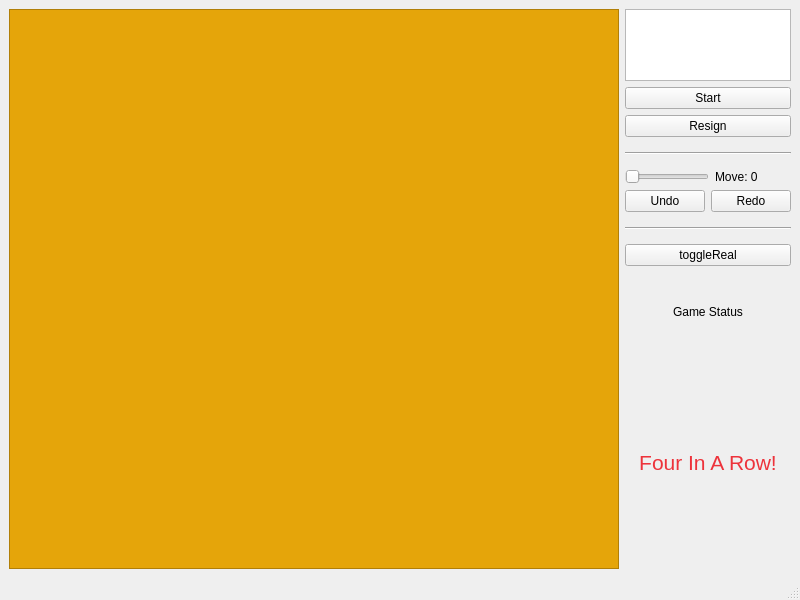
<?xml version="1.0" encoding="UTF-8"?>
<ui version="4.0">
 <class>MainWindow</class>
 <widget class="QMainWindow" name="MainWindow">
  <property name="geometry">
   <rect>
    <x>0</x>
    <y>0</y>
    <width>800</width>
    <height>600</height>
   </rect>
  </property>
  <property name="windowTitle">
   <string>MainWindow</string>
  </property>
  <widget class="QWidget" name="centralwidget">
   <layout class="QHBoxLayout" name="horizontalLayout_3">
    <item>
     <widget class="QGraphicsView" name="chess_board">
      <property name="styleSheet">
       <string notr="true">background:rgb(229, 165, 10)</string>
      </property>
     </widget>
    </item>
    <item>
     <layout class="QVBoxLayout" name="verticalLayout">
      <item>
       <widget class="QGraphicsView" name="turnView">
        <property name="sizePolicy">
         <sizepolicy hsizetype="Preferred" vsizetype="Preferred">
          <horstretch>0</horstretch>
          <verstretch>0</verstretch>
         </sizepolicy>
        </property>
        <property name="sizeAdjustPolicy">
         <enum>QAbstractScrollArea::SizeAdjustPolicy::AdjustToContents</enum>
        </property>
       </widget>
      </item>
      <item>
       <widget class="QPushButton" name="start_button">
        <property name="sizePolicy">
         <sizepolicy hsizetype="Minimum" vsizetype="Preferred">
          <horstretch>0</horstretch>
          <verstretch>0</verstretch>
         </sizepolicy>
        </property>
        <property name="text">
         <string>Start</string>
        </property>
        <property name="iconSize">
         <size>
          <width>16</width>
          <height>16</height>
         </size>
        </property>
       </widget>
      </item>
      <item>
       <widget class="QPushButton" name="resign_button">
        <property name="sizePolicy">
         <sizepolicy hsizetype="Minimum" vsizetype="Preferred">
          <horstretch>0</horstretch>
          <verstretch>0</verstretch>
         </sizepolicy>
        </property>
        <property name="text">
         <string>Resign</string>
        </property>
       </widget>
      </item>
      <item>
       <widget class="Line" name="line_2">
        <property name="minimumSize">
         <size>
          <width>0</width>
          <height>20</height>
         </size>
        </property>
        <property name="orientation">
         <enum>Qt::Orientation::Horizontal</enum>
        </property>
       </widget>
      </item>
      <item>
       <layout class="QHBoxLayout" name="horizontalLayout_2">
        <item>
         <widget class="QSlider" name="move_slider">
          <property name="sizePolicy">
           <sizepolicy hsizetype="Preferred" vsizetype="Fixed">
            <horstretch>0</horstretch>
            <verstretch>0</verstretch>
           </sizepolicy>
          </property>
          <property name="orientation">
           <enum>Qt::Orientation::Horizontal</enum>
          </property>
         </widget>
        </item>
        <item>
         <widget class="QLabel" name="move_label">
          <property name="text">
           <string>Move: 0</string>
          </property>
         </widget>
        </item>
       </layout>
      </item>
      <item>
       <layout class="QHBoxLayout" name="horizontalLayout">
        <item>
         <widget class="QPushButton" name="undo_button">
          <property name="text">
           <string>Undo</string>
          </property>
         </widget>
        </item>
        <item>
         <widget class="QPushButton" name="redo_button">
          <property name="text">
           <string>Redo</string>
          </property>
         </widget>
        </item>
       </layout>
      </item>
      <item>
       <widget class="Line" name="line">
        <property name="minimumSize">
         <size>
          <width>0</width>
          <height>20</height>
         </size>
        </property>
        <property name="orientation">
         <enum>Qt::Orientation::Horizontal</enum>
        </property>
       </widget>
      </item>
      <item>
       <widget class="QPushButton" name="toggle_real">
        <property name="text">
         <string>toggleReal</string>
        </property>
       </widget>
      </item>
      <item>
       <widget class="QLabel" name="game_status">
        <property name="sizePolicy">
         <sizepolicy hsizetype="Preferred" vsizetype="Expanding">
          <horstretch>0</horstretch>
          <verstretch>0</verstretch>
         </sizepolicy>
        </property>
        <property name="maximumSize">
         <size>
          <width>168</width>
          <height>79</height>
         </size>
        </property>
        <property name="text">
         <string>Game Status</string>
        </property>
        <property name="alignment">
         <set>Qt::AlignmentFlag::AlignCenter</set>
        </property>
       </widget>
      </item>
      <item>
       <widget class="QLabel" name="four_in_a_row_warning">
        <property name="sizePolicy">
         <sizepolicy hsizetype="Preferred" vsizetype="Expanding">
          <horstretch>0</horstretch>
          <verstretch>0</verstretch>
         </sizepolicy>
        </property>
        <property name="text">
         <string>&lt;html&gt;&lt;head/&gt;&lt;body&gt;&lt;p&gt;&lt;span style=&quot; font-size:16pt; color:#ed333b;&quot;&gt;Four In A Row!&lt;/span&gt;&lt;/p&gt;&lt;/body&gt;&lt;/html&gt;</string>
        </property>
        <property name="alignment">
         <set>Qt::AlignmentFlag::AlignCenter</set>
        </property>
       </widget>
      </item>
     </layout>
    </item>
   </layout>
  </widget>
  <widget class="QMenuBar" name="menubar">
   <property name="geometry">
    <rect>
     <x>0</x>
     <y>0</y>
     <width>800</width>
     <height>23</height>
    </rect>
   </property>
  </widget>
  <widget class="QStatusBar" name="statusbar"/>
 </widget>
 <resources/>
 <connections/>
</ui>
